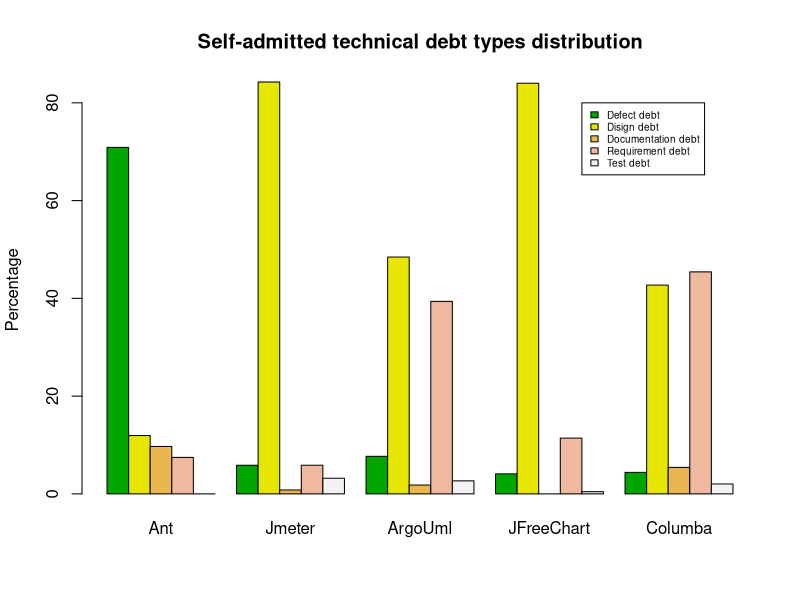
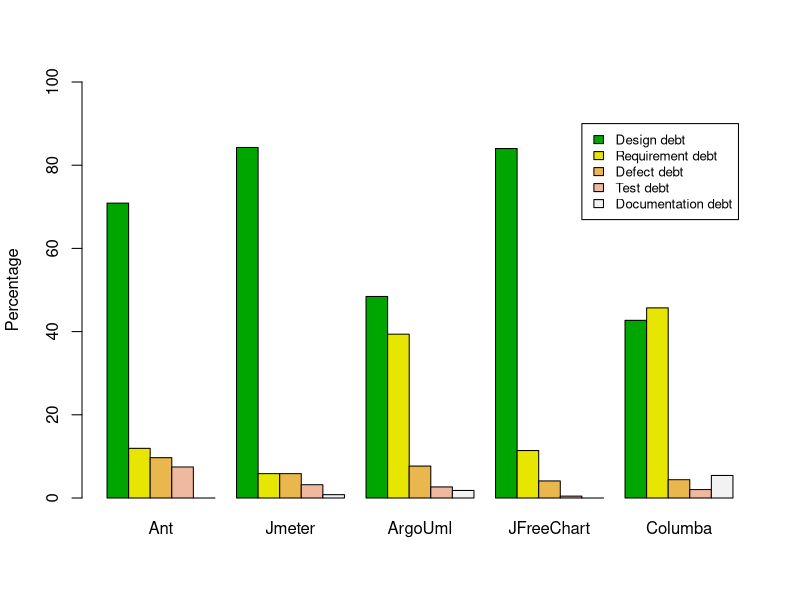

Write R code to recreate these figures, in order.

mydata <- data.frame(Ant=c(70.89,11.94,9.7,7.46,0), Jmeter=c(5.86,84.26,0.8,5.86,3.2), ArgoUml=c(7.68,48.45,1.81,39.38,2.66), JFreeChart=c(4.10,84.01,0,11.41,0.45), Columba=c(4.40,42.71,5.42,45.42,2.03))
barplot(as.matrix(mydata), main="Self-admitted technical debt types distribution", ylab="Percentage", beside=TRUE, col=terrain.colors(5))
legend(23, 80, c("Defect debt","Disign debt","Documentation debt","Requirement debt","Test debt"), cex=0.6, fill=terrain.colors(5))

mydata <- data.frame(Ant=c(70.89,11.94,9.7,7.46,0), Jmeter=c(84.26,5.86,5.86,3.2,0.8), ArgoUml=c(48.45,39.38,7.68,2.66,1.81), JFreeChart=c(84.01,11.41,4.10,0.45,0), Columba=c(42.71,45.71,4.40,2.03,5.42))
barplot(as.matrix(mydata),  ylab="Percentage",  ylim=c(0, 100), beside=TRUE, col=terrain.colors(5))
legend(23, 90, c("Design debt", "Requirement debt", "Defect debt","Test debt", "Documentation debt"), cex=0.8, fill=terrain.colors(5))
